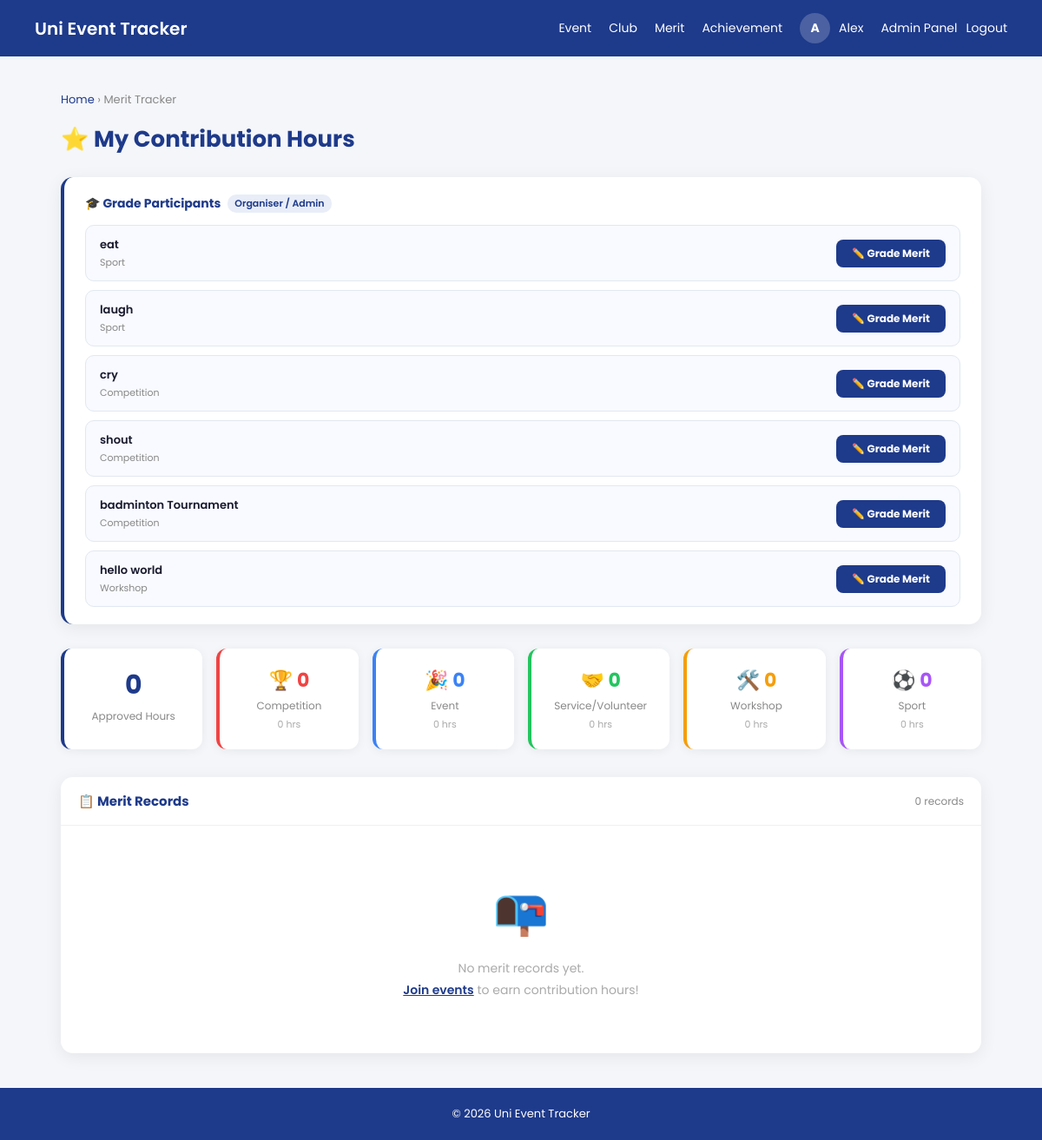
Screenshot of /merit/merit_dashboard.php (signed in) with the database file from the repository.
### tables this page shows
CREATE TABLE `event` (
  `EventId` int(10) NOT NULL,
  `UserId` int(10) NOT NULL,
  `EventName` varchar(50) NOT NULL,
  `EventType` varchar(30) NOT NULL,
  `EventInfo` varchar(500) NOT NULL,
  `EventDate` date NOT NULL,
  `EventStartTime` time NOT NULL,
  `EventEndTime` time NOT NULL,
  `EventBlock` varchar(10) NOT NULL,
  `EventHall` varchar(50) NOT NULL,
  `EventImage` varchar(255) NOT NULL,
  `EventStatus` varchar(10) NOT NULL,
  `Register_date` datetime NOT NULL
);

### merit/merit_dashboard.php (the view, shortened to what this page needs)
<?php
require("../database.php");
$userid   = intval($_SESSION['userid']);
$isAdmin  = (strtolower($_SESSION['role'] ?? '') === 'admin');
$con->query("
    UPDATE event
    SET EventStatus = 'Ended'
    WHERE EventStatus = 'Approved'
      AND (
          EventDate < CURDATE()
          OR (EventDate = CURDATE() AND EventEndTime <= CURTIME())
      )
");
$totRow     = $con->query("SELECT SUM(hours) AS total_hours FROM merit WHERE userid=$userid AND status='approved'")->fetch_assoc();
$totalHours = round($totRow['total_hours'] ?? 0, 2);
$catConfig = [
    'Competition'       => ['border'=>'#ef4444','bg'=>'#fee2e2','emoji'=>'🏆'],
    'Event'             => ['border'=>'#3b82f6','bg'=>'#dbeafe','emoji'=>'🎉'],
    'Service/Volunteer' => ['border'=>'#22c55e','bg'=>'#dcfce7','emoji'=>'🤝'],
    'Workshop'          => ['border'=>'#f59e0b','bg'=>'#fef9c3','emoji'=>'🛠️'],
    'Sport'             => ['border'=>'#a855f7','bg'=>'#f3e8ff','emoji'=>'⚽'],
];
$catTotals = [];
foreach ($catConfig as $cat => $_) $catTotals[$cat] = ['hours'=>0,'count'=>0];
$allRows = [];
$myEndedEvents = [];
$evRes = $con->query("
    SELECT EventId, EventName, EventType
    FROM event
    WHERE (UserId = $userid " . ($isAdmin ? "OR 1=1" : "") . ")
      AND EventStatus = 'Ended'
    ORDER BY EventDate DESC
    LIMIT 30
");
if ($evRes) while ($ev = $evRes->fetch_assoc()) $myEndedEvents[$ev['EventId']] = $ev;
?>
<!DOCTYPE html>
<html lang="en">
<head>
</head>
<body>
<header>
    <div class="logo"><a href="../index.php">Uni Event Tracker</a></div>
    <nav>
        <a href="../Event/event_dashboard.php">Event</a>
        <a href="../clubtracker/clubHandler.php">Club</a>
        <a href="../merit/merit_dashboard.php">Merit</a>
        <a href="../achievement/achievement_dashboard.php">Achievement</a>
         <?php if(isset($_SESSION['username'])){ ?>
        <div class="user-menu">
            <div class="avatar-circle" <a href="user/userprofile.php"><?php echo strtoupper(mb_substr($_SESSION['username'], 0, 1)); ?></div>
            <a href="../user/userprofile.php"><span><?php echo htmlspecialchars($_SESSION['username'], ENT_QUOTES, 'UTF-8'); ?></span><a>
            <?php if(isset($_SESSION['role']) && $_SESSION['role'] == 'admin'){ ?>
            <a href="../Admin/admin_dashboard.php">Admin Panel</a>
            <?php } ?>
            <a href="../logout.php">Logout</a>
        </div>
        <?php } else { ?>
        <a href="../register.php">Register</a>
        <a href="../login.php">Login</a>
        <?php } ?>
    </nav>
</header>
<div class="page-wrapper">
    <div class="breadcrumb"><a href="../index.php">Home</a> › Merit Tracker</div>
    <div class="page-title"><h2>⭐ My Contribution Hours</h2></div>
    <?php if (!empty($myEndedEvents)): ?>
    <div class="organiser-panel">
        <h3>🎓 Grade Participants <span style="font-size:11px;background:#e8edf8;color:#1E3A8A;padding:2px 8px;border-radius:10px;font-weight:600">Organiser / Admin</span></h3>
        <div class="event-grade-list">
            <?php foreach ($myEndedEvents as $ev): ?>
            <div class="event-grade-item">
                <div>
                    <div class="ev-name"><?= htmlspecialchars($ev['EventName'],ENT_QUOTES,'UTF-8') ?></div>
                    <div class="ev-type"><?= htmlspecialchars($ev['EventType'],ENT_QUOTES,'UTF-8') ?></div>
                </div>
                <a href="meritHandler.php?event_id=<?= $ev['EventId'] ?>" class="btn-grade">✏️ Grade Merit</a>
            </div>
            <?php endforeach; ?>
        </div>
    </div>
    <?php endif; ?>
    <div class="summary-row">
        <div class="sum-card">
            <div class="val"><?= $totalHours ?></div>
            <div class="lbl">Approved Hours</div>
        </div>
        <?php foreach ($catConfig as $cat => $meta):
            $h = round($catTotals[$cat]['hours'], 2);
            $n = $catTotals[$cat]['count'];
        ?>
        <div class="sum-card cat" style="--c:<?= $meta['border'] ?>">
            <div class="val"><?= $meta['emoji'] ?> <?= $n ?></div>
            <div class="lbl"><?= $cat ?></div>
            <div class="sub"><?= $h ?> hrs</div>
        </div>
        <?php endforeach; ?>
    </div>
    <div class="table-card">
        <div class="table-card-header">
            <h3>📋 Merit Records</h3>
            <span style="font-size:12px;color:#888"><?= count($allRows) ?> record<?= count($allRows)!=1?'s':'' ?></span>
        </div>
        <?php if (empty($allRows)): ?>
        <div class="empty-state">
            <div class="icon">📭</div>
            <p>No merit records yet.<br>
               <a href="../Event/event_dashboard.php">Join events</a> to earn contribution hours!</p>
        </div>
        <?php endif; ?>
    </div>
</div>
<footer>© 2026 Uni Event Tracker</footer>
</body>
</html>

### merit/merit_dashboard.php (style rules this page uses)
* { box-sizing:border-box;margin:0;padding:0; }
body { font-family:'Poppins',sans-serif;background:#f4f6f9;min-height:100vh;display:flex;flex-direction:column; }
header { display:flex;justify-content:space-between;align-items:center;padding:15px 40px;background:#1E3A8A;color:white; }
.logo a { font-size:20px;font-weight:600;color:white;text-decoration:none; }
nav { display:flex;align-items:center;gap:20px; }
nav a { color:white;text-decoration:none;font-size:14px; }
.user-menu { display:flex;align-items:center;gap:10px; }
.avatar-circle { width:35px;height:35px;border-radius:50%;background:rgba(255,255,255,0.2);display:flex;align-items:center;justify-content:center;font-weight:700;font-size:14px;color:white; }
.page-wrapper { flex:1;max-width:1100px;margin:40px auto;padding:0 20px;width:100%; }
.breadcrumb { font-size:13px;color:#888;margin-bottom:16px; }
.breadcrumb a { color:#1E3A8A;text-decoration:none; }
.page-title { display:flex;justify-content:space-between;align-items:center;margin-bottom:24px; }
.page-title h2 { font-size:26px;font-weight:700;color:#1E3A8A; }
.organiser-panel { background:#fff;border-radius:14px;padding:20px 24px;margin-bottom:28px;box-shadow:0 4px 20px rgba(0,0,0,.07);border-left:4px solid #1E3A8A; }
.organiser-panel h3 { font-size:14px;font-weight:700;color:#1E3A8A;margin-bottom:14px;display:flex;align-items:center;gap:8px; }
.event-grade-list { display:flex;flex-direction:column;gap:10px; }
.event-grade-item { display:flex;align-items:center;justify-content:space-between;padding:12px 16px;border-radius:10px;background:#f8faff;border:1px solid #e2e8f0; }
.event-grade-item .ev-name { font-size:13px;font-weight:600;color:#1a1a2e; }
.event-grade-item .ev-type { font-size:11px;color:#888;margin-top:2px; }
.btn-grade { padding:7px 18px;background:#1E3A8A;color:#fff;border:none;border-radius:8px;font-size:12px;font-weight:700;cursor:pointer;font-family:'Poppins',sans-serif;text-decoration:none;display:inline-block; }
.summary-row { display:grid;grid-template-columns:repeat(auto-fit,minmax(150px,1fr));gap:16px;margin-bottom:32px; }
.sum-card { background:white;border-radius:12px;padding:20px;box-shadow:0 2px 12px rgba(0,0,0,0.06);border-left:4px solid #1E3A8A;text-align:center; }
.sum-card .val { font-size:30px;font-weight:700;color:#1E3A8A; }
.sum-card .lbl { font-size:12px;color:#888;margin-top:4px; }
.sum-card.cat { border-left-color:var(--c); }
.sum-card.cat .val { color:var(--c);font-size:22px; }
.sum-card.cat .sub { font-size:11px;color:#aaa;margin-top:4px; }
.table-card { background:white;border-radius:14px;box-shadow:0 4px 20px rgba(0,0,0,0.07);overflow:hidden; }
.table-card-header { padding:16px 20px;border-bottom:1px solid #f0f0f0;display:flex;align-items:center;justify-content:space-between; }
.table-card-header h3 { font-size:15px;font-weight:700;color:#1E3A8A; }
.empty-state { text-align:center;padding:60px 20px;color:#aaa; }
.empty-state .icon { font-size:52px;margin-bottom:14px; }
.empty-state p { font-size:14px;line-height:1.8; }
.empty-state a { color:#1E3A8A;font-weight:600; }
footer { text-align:center;padding:20px;background:#1E3A8A;color:white;font-size:13px;margin-top:auto; }

### rows the page displays
event: EventName "eat", EventType "Sport"
event: EventName "laugh", EventType "Sport"
event: EventName "cry", EventType "Competition"
event: EventName "shout", EventType "Competition"
event: EventName "badminton Tournament", EventType "Competition"
event: EventName "hello world", EventType "Workshop"

### other values shown
mb_substr($_SESSION['username'], 0, 1) "A"
$_SESSION['username'] "Alex"
$totalHours "0"
$meta['emoji'] "🏆"
$n "0"
$cat "Competition"
$h "0"
$meta['emoji'] "🎉"
$cat "Event"
$meta['emoji'] "🤝"
$cat "Service/Volunteer"
$meta['emoji'] "🛠️"
$cat "Workshop"
$meta['emoji'] "⚽"
$cat "Sport"
